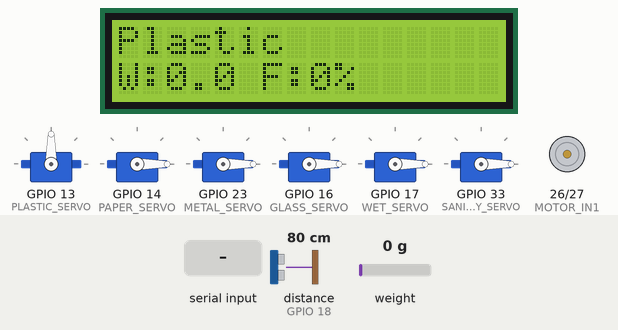
Bench run of a sketch on a simulated ESP32. Parts: 16×2 character LCD, 6 × servo, motor-driver pin pairs drawn as motors (green arrow = first pin HIGH = forward, orange = second pin HIGH = backward, longer = more drive, scaled by the enable pin). Wiring (inferred from the names in the program): ultrasonic range finder: trigger GPIO 5; echo GPIO 18. The inputs (shaded band) are chosen by the test bench; at power-on: distance to the obstacle (sensor on GPIO 18) 80 cm, weight on the scale 0 g. The echo pulse lasts 58.3 µs per cm; WiFi joins after 1.5 s; servers stay silent unless stated; no MQTT or app messages arrive unless stated; what the sketch prints to the serial monitor is not drawn.

Above: at 8.3 s.
8.4 s: "Paper\n" received over Serial
At 17.2 s:
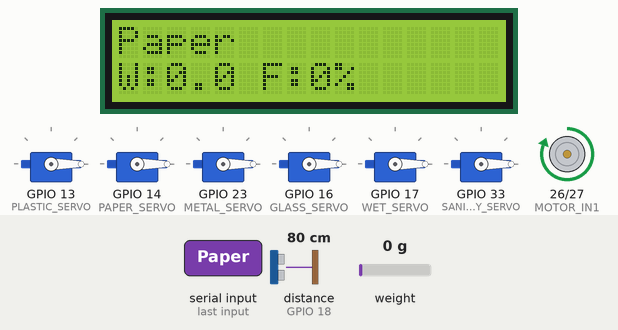
17.7 s: "Metal\n" received over Serial
At 24.6 s:
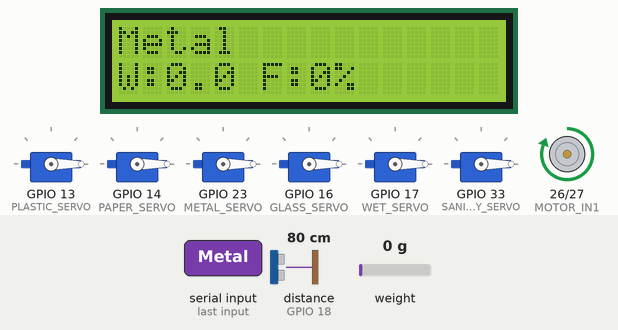
30.0 s: "Glass\n" received over Serial
At 38.3 s:
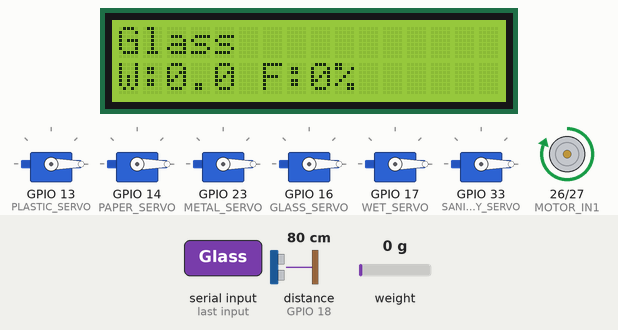
38.7 s: distance to the obstacle (sensor on GPIO 18) set to 9 cm
At 43.2 s:
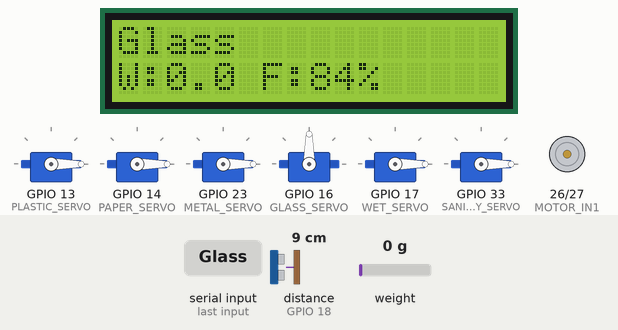
45.3 s: distance to the obstacle (sensor on GPIO 18) set to 6 cm
At 50.2 s:
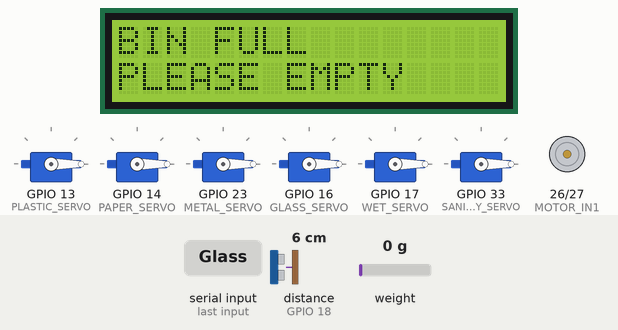
51.3 s: distance to the obstacle (sensor on GPIO 18) set to 18 cm
At 54.7 s:
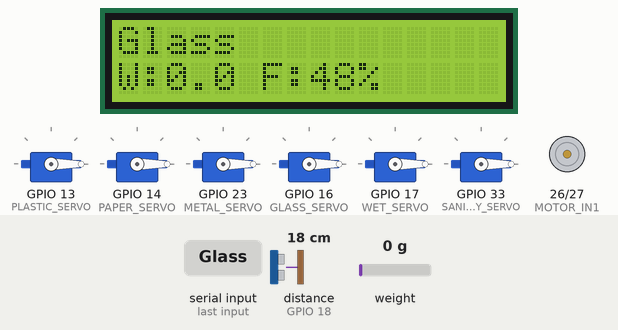
Timing chart, 0 to 56.4 s (numbered marks = the images above; inputs shaded):
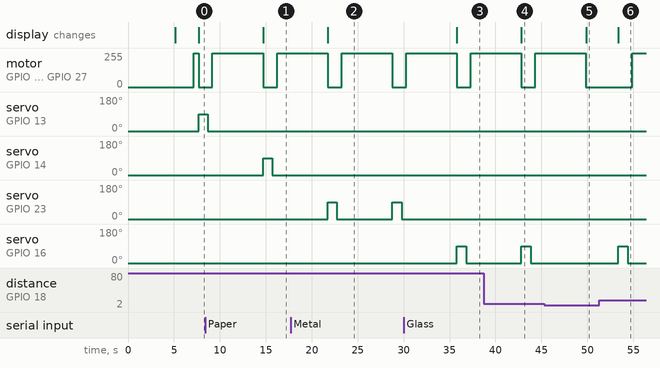

Measured:
- the behaviour switches between 8 and 7 cm on distance to the obstacle (sensor on GPIO 18) (found by bisection; images 4 and 5)
- after the input at 8.4 s, servo on GPIO 13 (PLASTIC_SERVO): goes on until 8.7 s, then stays 0°; servo on GPIO 14 (PAPER_SERVO): 0° → 90° after 6.3 s, → 0° 1.0 s later; the display: changes after 6.3 s (image 1)
- after the input at 17.7 s, servo on GPIO 14 (PAPER_SERVO): stops changing and stays 0°; servo on GPIO 23 (METAL_SERVO): alternates 90° for 1.0 s and 0° for 6.0 s, starting after 4.0 s; the display: changes after 4.0 s (image 2)
- after the input at 30.0 s, servo on GPIO 23 (METAL_SERVO): stays 0° (without the input it goes to 90° after 5.8 s); servo on GPIO 16 (GLASS_SERVO): 0° → 90° after 5.8 s, → 0° 1.0 s later; the display: changes after 5.8 s (image 3)
- after the input at 38.7 s, the display: changes after 4.1 s (image 4)
- after the input at 45.3 s, servo on GPIO 16 (GLASS_SERVO): stays 0° (without the input it goes to 90° after 4.5 s); the display: changes after 4.6 s (image 5)
- after the input at 51.3 s, motor on GPIO 26 (MOTOR_IN1) / GPIO 27 (MOTOR_IN2): stopped → forward 255/255 after 3.6 s; servo on GPIO 16 (GLASS_SERVO): 0° → 90° after 2.1 s, → 0° 1.0 s later; the display: changes after 2.1 s (image 6)

The sketch:

SmartWasteSegregation.ino
```cpp
#include <WiFi.h>
#include <PubSubClient.h>
#include <Wire.h>
#include <LiquidCrystal_I2C.h>
#include <HX711.h>
#include <ESP32Servo.h>

const char* WIFI_SSID = "YOUR_WIFI";
const char* WIFI_PASSWORD = "YOUR_PASSWORD";

const char* MQTT_SERVER = "broker.hivemq.com";
const int MQTT_PORT = 1883;

WiFiClient espClient;
PubSubClient mqtt(espClient);

LiquidCrystal_I2C lcd(0x27, 16, 2);

#define TRIG_PIN 5
#define ECHO_PIN 18

#define HX711_DT 4
#define HX711_SCK 19

#define MOTOR_IN1 26
#define MOTOR_IN2 27
#define MOTOR_ENA 25

#define PLASTIC_SERVO 13
#define PAPER_SERVO 14
#define METAL_SERVO 23
#define GLASS_SERVO 16
#define WET_SERVO 17
#define SANITARY_SERVO 33

HX711 scale;

Servo plasticServo;
Servo paperServo;
Servo metalServo;
Servo glassServo;
Servo wetServo;
Servo sanitaryServo;

float calibration_factor = 2280.0;
float distance = 0;
float weight = 0;

int fillLevel = 0;

String wasteType = "Plastic";

bool binFull = false;

void connectWiFi() {
  if (WiFi.status() == WL_CONNECTED) {
    return;
  }

  WiFi.begin(WIFI_SSID, WIFI_PASSWORD);

  int count = 0;

  while (WiFi.status() != WL_CONNECTED && count < 20) {
    delay(500);
    count++;
  }

  if (WiFi.status() == WL_CONNECTED) {
    Serial.println("WiFi Connected");
    Serial.println(WiFi.localIP());
  } else {
    Serial.println("WiFi Connection Failed");
  }
}

void connectMQTT() {
  if (WiFi.status() != WL_CONNECTED) {
    return;
  }

  if (mqtt.connected()) {
    return;
  }

  String clientID = "SmartWasteESP32-";
  clientID += String((uint32_t)ESP.getEfuseMac(), HEX);

  if (mqtt.connect(clientID.c_str())) {
    Serial.println("MQTT Connected");
  } else {
    Serial.println("MQTT Connection Failed");
  }
}

float readFillDistance() {
  digitalWrite(TRIG_PIN, LOW);
  delayMicroseconds(2);

  digitalWrite(TRIG_PIN, HIGH);
  delayMicroseconds(10);

  digitalWrite(TRIG_PIN, LOW);

  long duration = pulseIn(ECHO_PIN, HIGH, 30000);

  if (duration == 0) {
    return 30.0;
  }

  return duration * 0.0343 / 2.0;
}

int calculateFillLevel(float d) {
  int level = map((int)d, 30, 5, 0, 100);
  return constrain(level, 0, 100);
}

float readWeight() {
  if (!scale.is_ready()) {
    return 0;
  }

  float value = scale.get_units(5);

  if (value < 0) {
    value = 0;
  }

  return value;
}

void conveyorON() {
  if (binFull) {
    return;
  }

  digitalWrite(MOTOR_IN1, HIGH);
  digitalWrite(MOTOR_IN2, LOW);
  digitalWrite(MOTOR_ENA, HIGH);
}

void conveyorOFF() {
  digitalWrite(MOTOR_IN1, LOW);
  digitalWrite(MOTOR_IN2, LOW);
  digitalWrite(MOTOR_ENA, LOW);
}

void moveServo(Servo &servo) {
  servo.write(90);
  delay(1000);
  servo.write(0);
  delay(500);
}

void segregateWaste(String waste) {
  if (binFull) {
    return;
  }

  conveyorOFF();

  if (waste == "Plastic") {
    moveServo(plasticServo);
  }
  else if (waste == "Paper") {
    moveServo(paperServo);
  }
  else if (waste == "Metal") {
    moveServo(metalServo);
  }
  else if (waste == "Glass") {
    moveServo(glassServo);
  }
  else if (waste == "Wet Waste") {
    moveServo(wetServo);
  }
  else if (waste == "Sanitary Waste") {
    moveServo(sanitaryServo);
  }

  conveyorON();
}

void displayData() {
  lcd.clear();

  lcd.setCursor(0, 0);
  lcd.print(wasteType);

  lcd.setCursor(0, 1);
  lcd.print("W:");
  lcd.print(weight, 1);
  lcd.print(" F:");
  lcd.print(fillLevel);
  lcd.print("%");
}

void sendCloudData() {
  if (WiFi.status() != WL_CONNECTED) {
    return;
  }

  if (!mqtt.connected()) {
    connectMQTT();
  }

  if (!mqtt.connected()) {
    return;
  }

  mqtt.loop();

  char message[200];

  snprintf(
    message,
    sizeof(message),
    "{\"waste\":\"%s\",\"weight\":%.2f,\"fill\":%d}",
    wasteType.c_str(),
    weight,
    fillLevel
  );

  mqtt.publish("smartwaste/data", message);
}

void readWasteFromSerial() {
  if (!Serial.available()) {
    return;
  }

  String input = Serial.readStringUntil('\n');
  input.trim();
  input.toLowerCase();

  if (input == "plastic") {
    wasteType = "Plastic";
  }
  else if (input == "paper") {
    wasteType = "Paper";
  }
  else if (input == "metal") {
    wasteType = "Metal";
  }
  else if (input == "glass") {
    wasteType = "Glass";
  }
  else if (input == "wet") {
    wasteType = "Wet Waste";
  }
  else if (input == "sanitary") {
    wasteType = "Sanitary Waste";
  }
}

void setup() {
  Serial.begin(115200);

  pinMode(TRIG_PIN, OUTPUT);
  pinMode(ECHO_PIN, INPUT);

  pinMode(MOTOR_IN1, OUTPUT);
  pinMode(MOTOR_IN2, OUTPUT);
  pinMode(MOTOR_ENA, OUTPUT);

  conveyorOFF();

  Wire.begin(21, 22);

  lcd.init();
  lcd.backlight();

  lcd.clear();
  lcd.setCursor(0, 0);
  lcd.print("SMART WASTE");
  lcd.setCursor(0, 1);
  lcd.print("SYSTEM START");

  delay(2000);

  scale.begin(HX711_DT, HX711_SCK);
  scale.set_scale(calibration_factor);
  delay(500);
  scale.tare();

  plasticServo.attach(PLASTIC_SERVO);
  paperServo.attach(PAPER_SERVO);
  metalServo.attach(METAL_SERVO);
  glassServo.attach(GLASS_SERVO);
  wetServo.attach(WET_SERVO);
  sanitaryServo.attach(SANITARY_SERVO);

  plasticServo.write(0);
  paperServo.write(0);
  metalServo.write(0);
  glassServo.write(0);
  wetServo.write(0);
  sanitaryServo.write(0);

  connectWiFi();

  mqtt.setServer(MQTT_SERVER, MQTT_PORT);

  connectMQTT();

  lcd.clear();
  lcd.setCursor(0, 0);
  lcd.print("SYSTEM READY");
  lcd.setCursor(0, 1);
  lcd.print("WAITING WASTE");

  delay(2000);

  conveyorON();
}

void loop() {
  if (WiFi.status() != WL_CONNECTED) {
    connectWiFi();
  }

  if (!mqtt.connected()) {
    connectMQTT();
  }

  mqtt.loop();

  readWasteFromSerial();

  distance = readFillDistance();
  fillLevel = calculateFillLevel(distance);
  weight = readWeight();

  displayData();

  if (fillLevel >= 90) {
    binFull = true;

    conveyorOFF();

    lcd.clear();
    lcd.setCursor(0, 0);
    lcd.print("BIN FULL");
    lcd.setCursor(0, 1);
    lcd.print("PLEASE EMPTY");

    delay(3000);

    return;
  }

  binFull = false;

  segregateWaste(wasteType);

  sendCloudData();

  Serial.print("Waste: ");
  Serial.println(wasteType);

  Serial.print("Distance: ");
  Serial.print(distance);
  Serial.println(" cm");

  Serial.print("Fill: ");
  Serial.print(fillLevel);
  Serial.println("%");

  Serial.print("Weight: ");
  Serial.println(weight);

  delay(5000);
}
```
